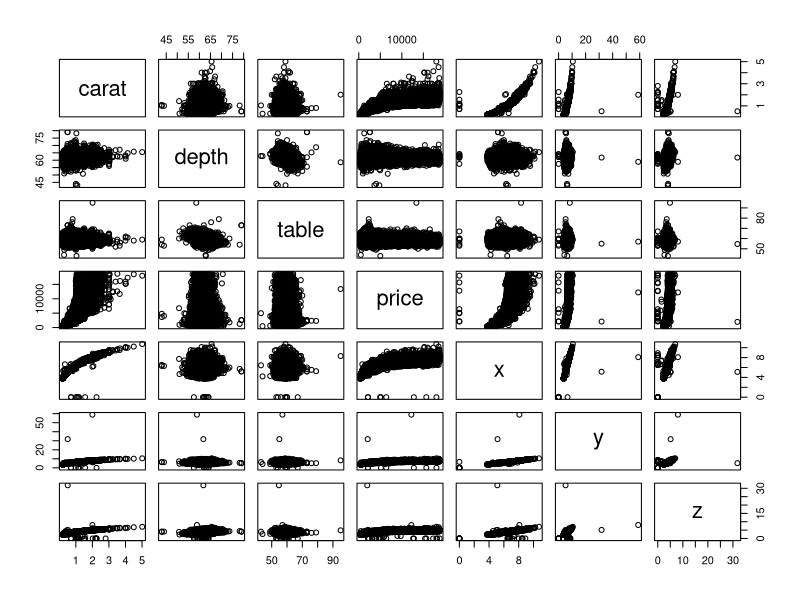
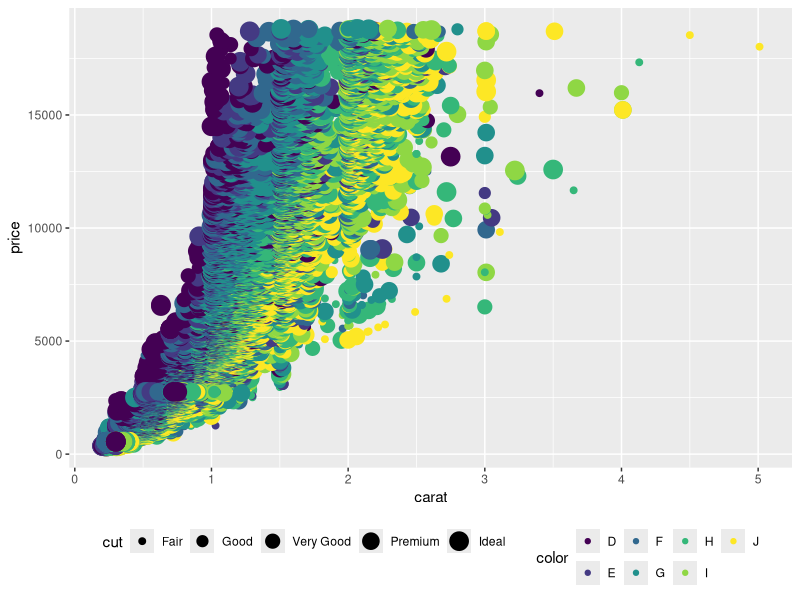
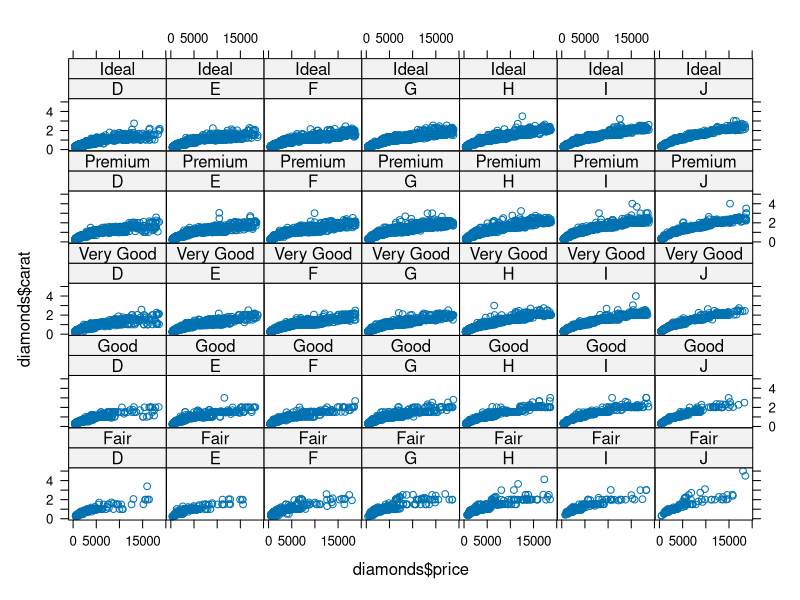

Generate these figures, in order, with R:
## ---- chunk 1
knitr::opts_chunk$set(echo = TRUE)
## ---- chunk 2
setwd("F:/INTERMATH/intermath 2021-2023/spain/DV/Ex3")

#Name: Jamia Begum
#NIU: 1676891

#ex-3.1
library(tidyverse)
diamonds
print(is.factor(diamonds$color))
pairs(diamonds[,c(1,5,6,7,8,9,10)]) #pairs function gives a 
#matrix of scatterplots to show the pairwise
#relationship between different variables in a dataset
#price and carat, carat and x,y,z etc are more correlated

library(ggplot2)
ggplot(data = diamonds, 
       aes(x=carat, y=price, color=color, size=cut))+
  geom_point()+
  theme(legend.position="bottom")      

library(lattice)
xyplot(diamonds$carat~diamonds$price|diamonds$color*diamonds$cut)



